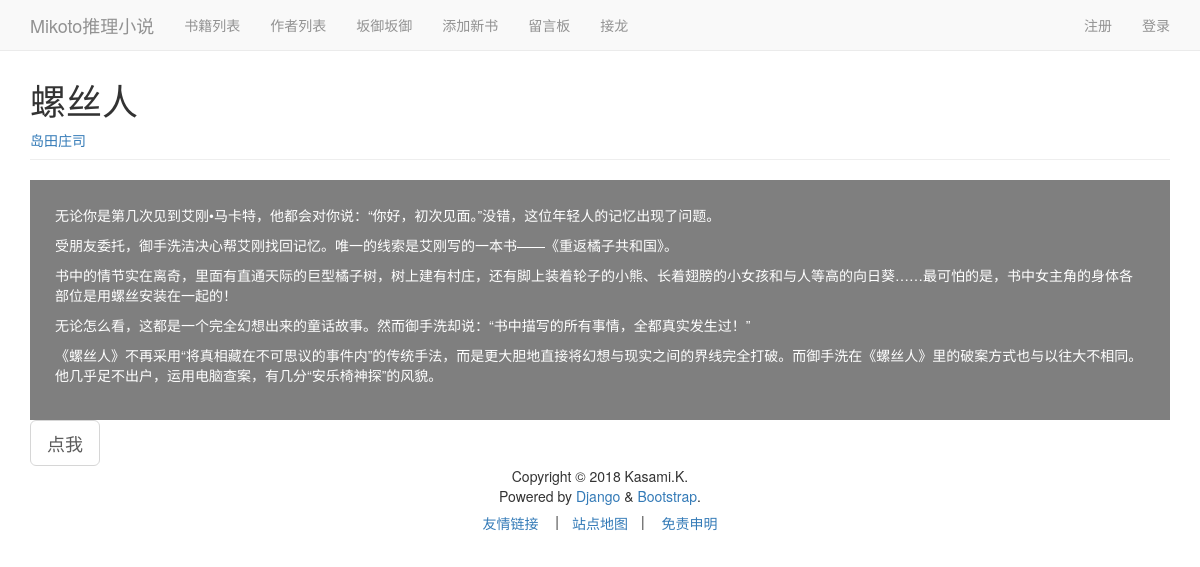
Page /books/1/ on the committed database.
### homepage/models.py (models this page shows, shortened)
class Bookinfo(models.Model):
    name = models.CharField(max_length=30)
    writer = models.ForeignKey(Writer)
    jianjie =  models.TextField(max_length=600) #书的简介
    downurl = models.CharField(max_length=50)
    owner = models.ForeignKey(User,default='')
    xzl=models.IntegerField(default=0)
    length=models.IntegerField(default=0)

class Writer(models.Model):
    name = models.CharField(max_length=20)
    owner = models.ForeignKey(User,default='')

### homepage/views.py (the view)
# urls.py: url(r'^books/(?P<book_id>\d+)/$',views.book,name='book'),
def book(request,book_id):
    book = homepage.models.Bookinfo.objects.get(id=book_id)
    context={'book':book}
    return render(request,'book.html',context)

### homepage/templates/book.html (shortened to what this page needs)
{% extends "base.html" %}
{% block header %}
  <h1>{{ book.name}}</h1><a  href="{% url 'writer' book.writer.id %}">   {{ book.writer.name }}</a>
{% endblock header %}
{% block content %}
<div class="demo">{{ book.jianjie|linebreaks }}</div>
<button type="button" align="center" class="btn btn-default btn-lg" style="opacity:0.8; filter:alpha(opacity=50);" data-toggle="modal" data-target="#myModal">
  点我
</button>
</div>
</body>
{% endblock content %}

### homepage/templates/base.html (style rules this page uses)
body { display: flex; min-height: 100vh; flex-direction: column; background-image:url(http://ww4.sinaimg.cn/large/88eee90fgy1fr0ox2nog0j21hc0u01ir.jpg); background-position: center ; background-repeat: no-repeat; background-attachment: fixed; }

### rows in the picture
Bookinfo: name "螺丝人", writer.name "岛田庄司", jianjie "无论你是第几次见到艾刚•马卡特，他都会对你说：“你好，初次见面。”没错，这位年轻人的记忆出现了问题。 受朋友委托，御手洗洁决心帮艾刚找回记忆。唯一的线索是艾刚写的一本书——《重返橘子共和国》。 书中的情节实在离奇，里面有直通天际的巨型橘子树，树上建有村庄，还有脚上装着轮子的小熊、长着翅膀的小女孩和与人等高的向日葵……最可怕的是，书中女主角的身体各部位是用螺丝安装在一起的！ 无论怎么看，这都是一个完全幻想出来的童话故事。然而御手洗却说：“书中描写的所有事情，全都真实发生过！” 《螺丝人》不再采用“将真相藏在不可思议的事件内”的传统手法，而是更大胆地直接将幻想与现实之间的界线完全打破。而御手洗在《螺丝人》里的破案方式也与以往大不相同。他几乎足不出户，运用电脑查案，有几分“安乐椅神探”的风貌。"
